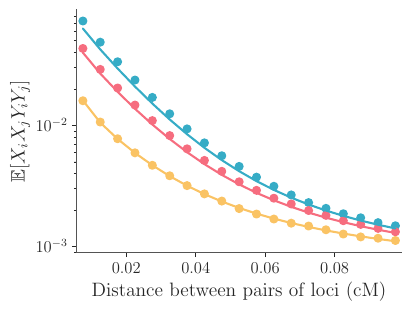

Source code (Python):
import marimo

__generated_with = "0.17.7"
app = marimo.App(width="medium")


@app.cell
def _():
    import pymc as pm
    import numpy as np
    import arviz as az
    import bayesld.models
    import matplotlib.pyplot as plt
    import tempfile, subprocess
    import pandas as pd
    return bayesld, np, pd, plt


@app.cell
def _(pd):
    df = pd.read_pickle("simulation_Nef10_seed131562.pkl")[0] # Example for the left and right
    left = df["left"].values
    right = df["right"].values
    return left, right


@app.cell
def _(np):
    Ne_c = 5_000 # Current effective population size
    Ne_a = 6_000 # Ancestral effective population size
    t_inv = 50 # Time of invasions in generations
    #Ne_f = 100 # Founder effective population size
    times = np.arange(70) # Time points to evaluate Ne trajectory
    return Ne_a, Ne_c, t_inv, times


@app.cell
def _(plt):
    from labellines import labelLine, labelLines
    import arviz_plots as azp

    azp.style.use('arviz-variat')

    plt.rcParams.update({
        "text.usetex": True,
        "font.family": "serif",
        "font.serif": ["Computer Modern Roman"],
        "axes.labelsize": 14,
        "axes.titlesize": 14,
        "legend.fontsize": 12,
        "xtick.labelsize": 12,
        "ytick.labelsize": 12,
        "lines.linewidth": 1.5,
        "text.latex.preamble": r"\usepackage{amsmath,amssymb}",
    })
    return (labelLines,)


@app.cell
def _(Ne_a, Ne_c, np, t_inv, times):
    def ne_trajectory(Ne_f):
        """Generate effective population size trajectory given final Ne."""
        alpha = (np.log(Ne_c) - np.log(Ne_f)) / t_inv
        return np.piecewise(
            times,
            [times < t_inv, times >= t_inv],
            [lambda t: Ne_c * np.exp(-alpha * t),
             Ne_a]
        )
    return (ne_trajectory,)


@app.cell
def _(labelLines, ne_trajectory, plt, times):
    fig, ax = plt.subplots(figsize=(4, 3))

    # Plot the trajectories
    ax.plot(times[:52], ne_trajectory(50)[:52], label=r"$N_f=50$")
    ax.plot(times[:52], ne_trajectory(100)[:52], label=r"$N_f=100$")
    ax.plot(times[:52], ne_trajectory(500)[:52], label=r"$N_f=500$")
    #ax.step(times, ne_trajectory(500), where='post', label=r"$N_e = 500$")

    # Label lines directly
    labelLines(ax.get_lines(), zorder=2, xvals=[15, 25, 35], usetex=True)
    # Axes labels and formatting
    ax.set_xlabel(r"Generations ago")
    ax.set_ylabel(r"Effective population size $N_e(t)$")
    ax.margins(x=0.02)
    fig.savefig("bottleneck_exponential_ne.pdf", dpi=600, bbox_inches="tight", transparent=True)

    plt.show()
    return


@app.cell
def _(Ne_a, Ne_c, bayesld, left, np, right, t_inv):
    def prediction(Ne_f):
        alpha = (np.log(Ne_c) - np.log(Ne_f)) / t_inv
        return bayesld.models.expected_ld_exponential(
            Ne_c=Ne_c,
            Ne_a=Ne_a,
            t0=t_inv,
            alpha=alpha,
            u_i=left,
            u_j=right,
            sample_size=50,
        ).eval()
    return (prediction,)


@app.cell
def _(left, np, plt, prediction, right, vecs):
    fig2, ax2 = plt.subplots(figsize=(4, 3))

    midpoints = (left + right) / 2

    # Compute mean and standard deviation
    means_10 = np.mean(vecs[0], axis=0)
    means_100 = np.mean(vecs[1], axis=0)
    means_500 = np.mean(vecs[2], axis=0)

    # Model predictions (solid lines)
    ax2.plot(midpoints, prediction(50), label=r"$N_f=50$")
    ax2.plot(midpoints, prediction(100), label=r"$N_f=100$")
    ax2.plot(midpoints, prediction(500), label=r"$N_f=500$")


    #ax2.plot(midpoints, prediction(5000), label=r"$N_f=500$")

    # Observed values (dashed lines)
    ax2.scatter(midpoints, means_10, s=30, label=r"$N_f=50$")
    ax2.scatter(midpoints, means_100, s=30, label=r"$N_f=100$")
    ax2.scatter(midpoints, means_500, s=30, label=r"$N_f=500$")

    # Axis labels and formatting
    ax2.set_xlabel(r"Distance between pairs of loci (cM)")
    ax2.set_ylabel(r"$\mathbb{E}\!\left[X_i X_j Y_i Y_j\right]$")
    ax2.set_yscale("log")

    ax2.margins(x=0.02)
    fig2.savefig("bottleneck_exponential.pdf", dpi=600, bbox_inches="tight", transparent=True)
    # Save for publication
    plt.show()

    return


@app.cell
def _(np, pd):
    vecs = [
        np.asarray([x["mean"].values for x in pd.read_pickle(file)])
        for file in [
            "simulation_Nef50_seed131562.pkl",
            "simulation_Nef100_seed131562.pkl",
            "simulation_Nef500_seed131562.pkl"
        ]
    ]
    return (vecs,)


if __name__ == "__main__":
    app.run()
